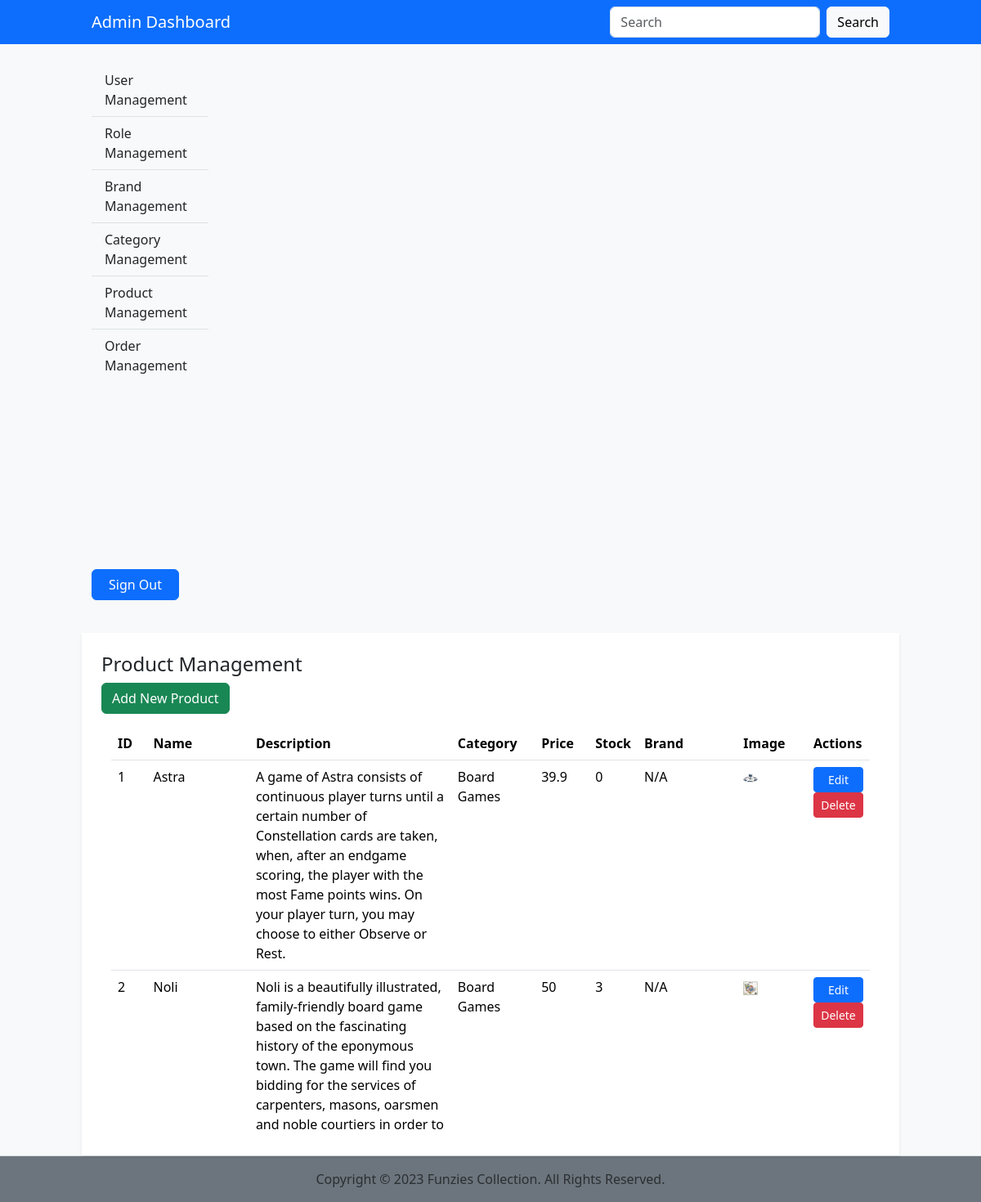
/admin/product-management.php, run on the app's committed database.
### tables this page shows
CREATE TABLE `product` (
  `ID` int(11) NOT NULL,
  `Name` varchar(300) NOT NULL,
  `Description` longtext DEFAULT NULL,
  `Category` int(11) NOT NULL,
  `Price` float NOT NULL,
  `Stock` int(11) NOT NULL,
  `Brand` int(11) NOT NULL,
  `Image` varchar(2000) DEFAULT NULL,
  `Deleted` tinyint(4) DEFAULT NULL,
  `DateAdded` datetime NOT NULL
);

CREATE TABLE `category` (
  `ID` int(11) NOT NULL,
  `Name` varchar(200) NOT NULL,
  `Details` varchar(2000) NOT NULL,
  `Deleted` tinyint(1) NOT NULL
);

CREATE TABLE `brand` (
  `ID` int(11) NOT NULL,
  `Name` varchar(100) NOT NULL,
  `Details` varchar(2000) NOT NULL,
  `Image` varchar(2000) DEFAULT NULL,
  `Deleted` tinyint(1) NOT NULL
);

### dbfunctions.php (called while the page is built, shortened)
<?php
function GetProducts($con)
{
    $sql = "SELECT p.*, b.Name as 'brandName', c.Name as 'categoryName' FROM product p JOIN brand b on p.Brand = b.ID JOIN category c ON p.Category = c.ID WHERE p.Deleted = '0'";
    $stmt = mysqli_stmt_init($con);
    if(!mysqli_stmt_prepare($stmt, $sql)) {
        echo "Could not load Products";
        exit();
    }
    mysqli_stmt_execute($stmt);
    $result = mysqli_stmt_get_result($stmt);
    return $result;
}
?>

### admin/product-management.php (the view, shortened to what this page needs)
<?php
require '../functions.php';
require '../dbfunctions.php';
$products = GetProducts($con);
?>
<?php
require_once 'include/header.php';
require_once 'include/navbar.php';
?>
<div class="container-fluid col-10">
    <div class="row justify-content-between">
        <?php require_once 'include/sidebar.php';  ?>
        <div class="col p-4 shadow-sm bg-white">
            <h4>Product Management</h4>
            <button class="btn btn-success mb-3" type="button" data-bs-toggle="modal" data-bs-target="#productModal" onclick="clearModalProductFields();">Add New Product</button>
                                    <div class="container overflow-auto" style="height:500px;">
            <table class="table">
                <thead class="thead-dark">
                    <tr>
                        <th>ID</th>
                        <th>Name</th>
                        <th>Description</th>
                        <th>Category</th>
                        <th>Price</th>
                        <th>Stock</th>
                        <th>Brand</th>
                        <th>Image</th>
                        <th>Actions</th>
                    </tr>
                </thead>
                <tbody>
                        <?php foreach($products as $product):
                        ?>
                        <tr>
                            <td><?php echo $product["ID"]; ?></td>
                            <td><?php echo $product["Name"]; ?></td>
                            <td><?php echo $product["Description"]; ?></td>
                            <td><?php echo $product["categoryName"]; ?></td>
                            <td><?php echo $product["Price"]; ?></td>
                            <td><?php echo $product["Stock"]; ?></td>
                            <td><?php echo $product["brandName"]; ?></td>
                            <td><img class="w-25" src='<?php echo "../" . $product["Image"]; ?>' alt=""></td>
                            <td>
                            <form method="POST">
                                <button type="button" class="btn btn-primary btn-sm w-100" data-bs-toggle="modal" data-bs-target="#productModal"
                                    onclick='setModalProductFields("<?php echo $product["ID"]; ?>", "<?php echo $product["Name"]; ?>", "<?php echo $product["Description"]; ?>"
                                    , "<?php echo $product["Category"]; ?>", "<?php echo $product["Price"]; ?>"
                                    , "<?php echo $product["Stock"]; ?>", "<?php echo $product["Brand"]; ?>")'>Edit</button>
                                <button type="submit" class="btn btn-danger btn-sm w-100">Delete</button>
                            </form>
                            </td>
                        </tr>
                        <?php endforeach ?>
                    </tbody>
            </table>
                        </div>
        </div>
    </div>
</div>
<?php require_once 'include/footer.php';  ?>

### admin/css/admin.css (style rules this page uses)
*, *::before, *::after { box-sizing: border-box; }
* { line-height: 24px; font-size: 16px; }
body { overflow-y: scroll; overflow-x: hidden; }

### data on the page
product: ID "1", Name "Astra", Description "A game of Astra consists of continuous player turns until a certain number of Constellation cards are taken, when, after an endgame scoring, the player with the most Fame points wins. On your player turn, you may choose to either Observe or Rest.", Category.Name "Board Games", Price "39.9", Stock "0", Brand.Name "N/A", Image (picture)
product: ID "2", Name "Noli", Description "Noli is a beautifully illustrated, family-friendly board game based on the fascinating history of the eponymous town. The game will find you bidding for the services of carpenters, masons, oarsmen and noble courtiers in order to…", Category.Name "Board Games", Price "50", Stock "3", Brand.Name "N/A", Image (picture)
